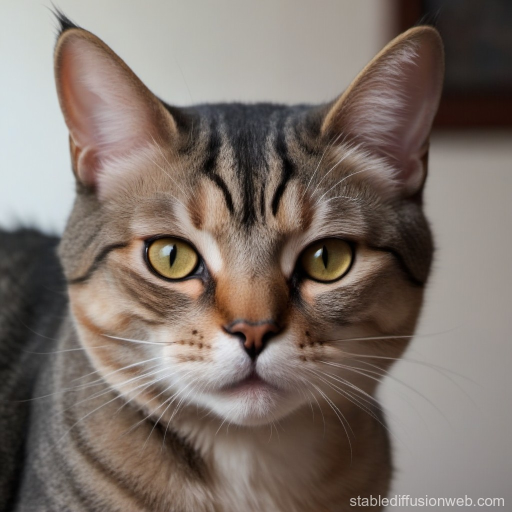
#> input picture Proiect_Tema_1/imagine_color.jpg, 1024 x 1024 px (shown at 1/2 size)
$ jupyter execute --allow-errors ps-tema-01.ipynb
#> lines starting #> are read from the running program, lines starting #| are printed output that depends on the picture; long printed decimals are rounded
# Pachete necesare pentru folosirea acestui Notebook

Vom folosi [scipy](https://scipy.org/), [numpy](https://numpy.org/) și [matplotlib](https://matplotlib.org/).

[cell 1]
import numpy as np
import matplotlib.pyplot as plt
from scipy import misc, ndimage
from scipy.fft import dctn, idctn

# Imaginea cu care lucrăm

Vom folosi o imagine din setul de date oferit implicit de către scipy.

#> (a cell that did not finish here is left out)

# Transformata DCT a unei imagini

Transformata DCT se extinde la mai multe dimensiuni similar cu transformata DFT. Pentru un semnal bidimensional, precum o imagine, DCT-II devine:

$$
Y_{m_1,m_2} = \sum_{n_1=0}^{N_1-1}
              \sum_{n_2=0}^{N_2-1}
              x_{n_1,n_2}
              \cos\left[\frac{\pi}{N_1}m_1
                \left(n_1 + \frac12\right)\right]
              \cos\left[\frac{\pi}{N_2}m_2\left(n_2 + \frac12\right)\right]
$$

* unde $n_1$ și $n_2$ sunt pozițile pixelilor pe orizontală, respectiv, pe verticală
* bin-urile rezultate corespund pozițiilor pixelilor
* spectrul este în continuare simetric și par
* proprietățile transformatei DCT-II sunt respectate și în cazul celei 2D

În Python avem rutina `scipy.fft.dct` pentru 1D și `scipy.fft.dctn` pentru generalizarea la semnale $n$-dimensionale. Dimensiunea este determinată automat după forma semnalului; tipul DCT poate fi specificat prin atributul `type` (implicit II).

#> (a cell that did not finish here is left out)

# Compactarea energiei. Compresie.

Putem profita de proprietatea compresiei energiei prin anularea frecvențelor DCT începând cu *bin*-ul `k` după care aplicăm transformata DCT inversă (similar cu tema anterioară):

[cell 4]
k = 120

#> (the rest of this cell did not finish here and is left out)

# JPEG

Algoritmul de compresie JPEG are patru etape:

1. transformarea imaginii din pixeli RGB în Y'CbCr
2. aplicarea 2D-DCT pe blocuri disincte de 8x8 pixeli din imagine
3. cuantizarea în frecvență cu $Q$ dat de standardul JPEG
4. compresia rezultatului cu coduri Huffman

Unde matricea JPEG de cuantizare $Q$ este:
$$
Q =
\begin{bmatrix}
16 & 11 & 10 & 16 & 24 & 40 & 51 & 61 & \\
12 & 12 & 14 & 19 & 26 & 28 & 60 & 55 & \\
14 & 13 & 16 & 24 & 40 & 57 & 69 & 56 & \\
14 & 17 & 22 & 29 & 51 & 87 & 80 & 62 & \\
18 & 22 & 37 & 56 & 68 & 109 & 103 & 77 & \\
24 & 35 & 55 & 64 & 81 & 104 & 113 & 92 & \\
49 & 64 & 78 & 87 & 103 & 121 & 120 & 101\\
72 & 92 & 95 & 98 & 112 & 100 & 103 & 99\\
\end{bmatrix}
$$

Imaginea noastră de test este monocromă, deci nu necesită pasul 1, dar putem efectua o operație de *down-sampling* în preprocesare precum am prezentat la curs.

[cell 5]
Q_down = 10

#> (the rest of this cell did not finish here and is left out)

Pentru fiecare bloc de $8\times 8$ aplică DCT și cuantizare.

[cell 6]
Q_jpeg = [[16, 11, 10, 16, 24, 40, 51, 61],
          [12, 12, 14, 19, 26, 28, 60, 55],
          [14, 13, 16, 24, 40, 57, 69, 56],
          [14, 17, 22, 29, 51, 87, 80, 62],
          [18, 22, 37, 56, 68, 109, 103, 77],
          [24, 35, 55, 64, 81, 104, 113, 92],
          [49, 64, 78, 87, 103, 121, 120, 101],
          [72, 92, 95, 98, 112, 100, 103, 99]]

# Encoding
#> (the rest of this cell did not finish here and is left out)

# Sarcini

1. [6p] Completați algoritmul JPEG incluzând toate blocurile din imagine.

2. [4p] Extindeți la imagini color (incluzând transformarea din RGB în Y'CbCr).

3. [6p] Extindeți algoritmul pentru compresia imaginii până la un prag MSE impus de utilizator.

4. [4p] Extindeți algoritmul pentru compresie video. Demonstrați pe un clip scurt din care luați fiecare cadru și îl tratați ca pe o imagine.

# REZOLVARI

# EX 1

[cell 7]
import numpy as np
from scipy.fft import dctn, idctn

Q_jpeg = np.array([
 [16,11,10,16,24,40,51,61],
 [12,12,14,19,26,58,60,55],
 [14,13,16,24,40,57,69,56],
 [14,17,22,29,51,87,80,62],
 [18,22,37,56,68,109,103,77],
 [24,35,55,64,81,104,113,92],
 [49,64,78,87,103,121,120,101],
 [72,92,95,98,112,100,103,99]
], dtype=np.float32)

def jpeg_compress_grayscale(img, Q_jpeg=Q_jpeg):
    H, W = img.shape

    # padding
    Hpad = (8 - (H % 8)) % 8
    Wpad = (8 - (W % 8)) % 8
    img_p = np.pad(img, ((0,Hpad),(0,Wpad)), mode='edge').astype(np.float32)

    H2, W2 = img_p.shape
    rec = np.zeros_like(img_p)
    quantized_blocks = []

    for i in range(0, H2, 8):
        for j in range(0, W2, 8):
            block = img_p[i:i+8, j:j+8]
            block_shift = block - 128.0

            C = dctn(block_shift)
            Cq = np.round(C / Q_jpeg)
            quantized_blocks.append(Cq)

            Cdeq = Cq * Q_jpeg
            block_rec = idctn(Cdeq) + 128.0

            block_rec = np.clip(block_rec, 0, 255)
            rec[i:i+8, j:j+8] = block_rec

    rec_cropped = rec[:H, :W].astype(np.uint8)
    return rec_cropped

[cell 8]
import numpy as np
import matplotlib.pyplot as plt
from scipy.datasets import ascent

# Load imaginea de test

#> (the rest of this cell did not finish here and is left out)

# EX 2

[cell 9]
def rgb_to_ycbcr(img_rgb):
    arr = img_rgb.astype(np.float32)
    R = arr[...,0]
    G = arr[...,1]
    B = arr[...,2]
    Y  = 0.299*R + 0.587*G + 0.114*B
    Cb = -0.168736*R - 0.331264*G + 0.5*B + 128.0
    Cr = 0.5*R - 0.418688*G - 0.081312*B + 128.0
    return np.stack([Y, Cb, Cr], axis=-1)

def ycbcr_to_rgb(ycbcr):
    Y = ycbcr[...,0]
    Cb = ycbcr[...,1] - 128.0
    Cr = ycbcr[...,2] - 128.0
    R = Y + 1.402 * Cr
    G = Y - 0.344136 * Cb - 0.714136 * Cr
    B = Y + 1.772 * Cb
    rgb = np.stack([R,G,B], axis=-1)
    rgb = np.clip(rgb, 0, 255).astype(np.uint8)
    return rgb

def subsample_420(component):
    H, W = component.shape
    H2 = (H + 1) // 2
    W2 = (W + 1) // 2
    comp_p = np.pad(component, ((0, H % 2),(0, W % 2)), mode='edge')
    small = comp_p.reshape(H2, 2, W2, 2).mean(axis=(1,3))
    return small

def upsample_420(small, H, W):
    return np.repeat(np.repeat(small, 2, axis=0)[:H, :], 2, axis=1)[:H,:W]

def jpeg_compress_color(img_rgb, Q_Y=Q_jpeg, Q_C=None):
    if Q_C is None:
        Q_C = Q_jpeg * 2

    ycbcr = rgb_to_ycbcr(img_rgb)
    Y = ycbcr[...,0]
    Cb = ycbcr[...,1]
    Cr = ycbcr[...,2]
    H, W, _ = img_rgb.shape

    # Reducere la jumatate pe ambele dimensiuni pentru a economisi spatiu
    Cb_s = subsample_420(Cb)
    Cr_s = subsample_420(Cr)

    # Proceseaza Y la rezolutia originala; proceseaza Cb_s,Cr_s la rezolutie /2
    Y_rec= jpeg_compress_grayscale(Y.astype(np.uint8), Q_jpeg=Q_Y)
    Cb_rec_small = jpeg_compress_chroma(Cb_s, Q_C)
    Cr_rec_small = jpeg_compress_chroma(Cr_s, Q_C)

    Cb_rec = upsample_420(Cb_rec_small.astype(np.float32), H, W)
    Cr_rec = upsample_420(Cr_rec_small.astype(np.float32), H, W)

    rec_ycbcr = np.stack([Y_rec.astype(np.float32), Cb_rec, Cr_rec], axis=-1)
    rec_rgb = ycbcr_to_rgb(rec_ycbcr).astype(np.uint8)
    return rec_rgb

def jpeg_compress_chroma(C, Q):
    H, W = C.shape
    Hpad = (8 - H % 8) % 8
    Wpad = (8 - W % 8) % 8

    Cp = np.pad(C, ((0,Hpad),(0,Wpad)), mode='edge')
    H2, W2 = Cp.shape
    rec = np.zeros_like(Cp)

    for i in range(0, H2, 8):
        for j in range(0, W2, 8):
            block = Cp[i:i+8, j:j+8].astype(np.float32)

            C_dct = dctn(block)
            C_q = np.round(C_dct / Q)
            C_deq = C_q * Q

            block_rec = idctn(C_deq)
            rec[i:i+8, j:j+8] = block_rec

    return rec[:H, :W]

[cell 10]
from PIL import Image
import numpy as np
import matplotlib.pyplot as plt

img = Image.open("imagine_color.jpg")
#> img is the input picture: PIL image 1024x1024 RGB; mean R, G, B 125.3, 113.3, 105.7
img_rgb = np.array(img)

rec_rgb = jpeg_compress_color(img_rgb, Q_Y=Q_jpeg, Q_C=Q_jpeg*2)
#> in rgb_to_ycbcr, `R = arr[...,0]`:
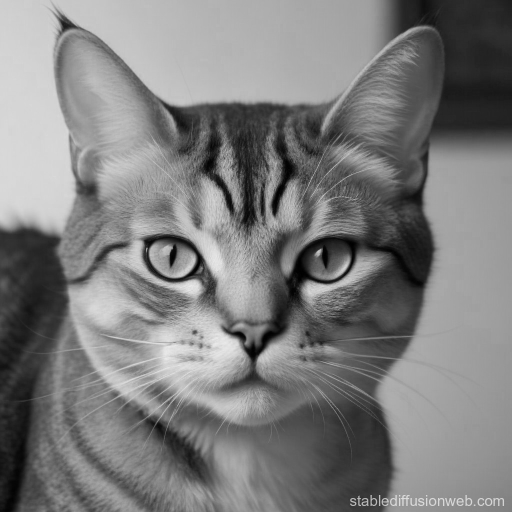
#> R: shape (1024, 1024) float32 (shown at 1/2 size); min 0, max 239, mean 125.3
#> in rgb_to_ycbcr, `G = arr[...,1]`:
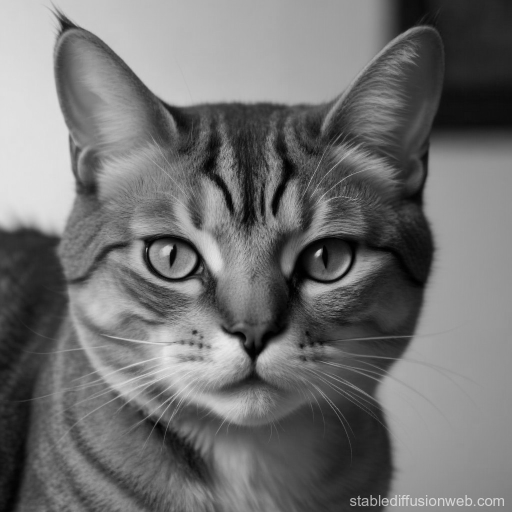
#> G: shape (1024, 1024) float32 (shown at 1/2 size); min 0, max 235, mean 113.3
#> in rgb_to_ycbcr, `B = arr[...,2]`:
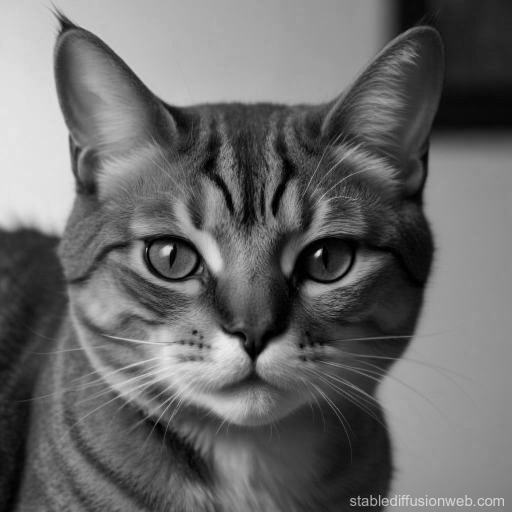
#> B: shape (1024, 1024) float32 (shown at 1/2 size); min 0, max 236, mean 105.7
#> in rgb_to_ycbcr, `return np.stack([Y, Cb, Cr], axis=-1)`:
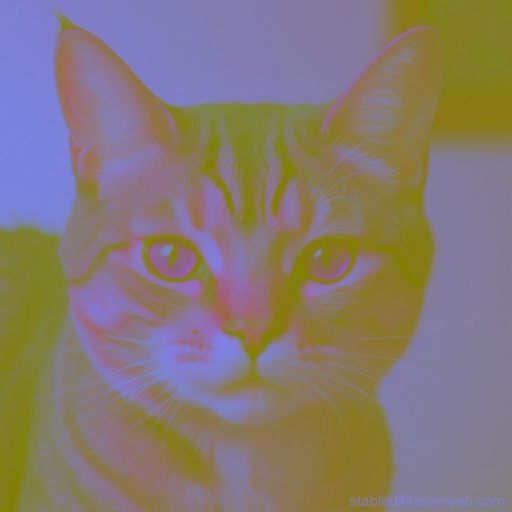
#> returned value: shape (1024, 1024, 3) float32 (shown at 1/2 size); mean of channels 0, 1, 2 116, 122.4, 134.3; drawn as B, G, R
#> in subsample_420, `small = comp_p.reshape(H2, 2, W2, 2).mean(axis=(1,3))`:
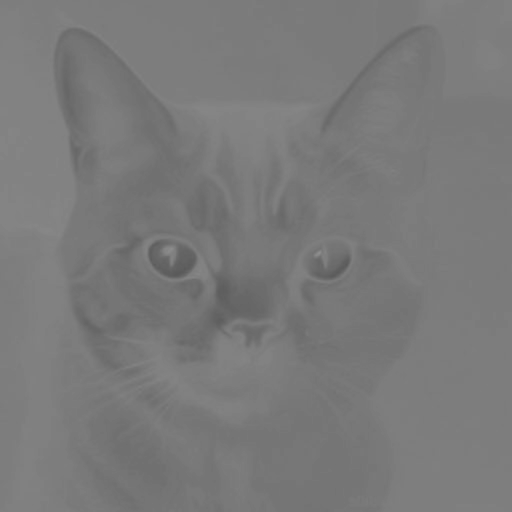
#> small: shape (512, 512) float32; min 90.07, max 142.3, mean 122.2
#> in subsample_420 (call 2), `small = comp_p.reshape(H2, 2, W2, 2).mean(axis=(1,3))`:
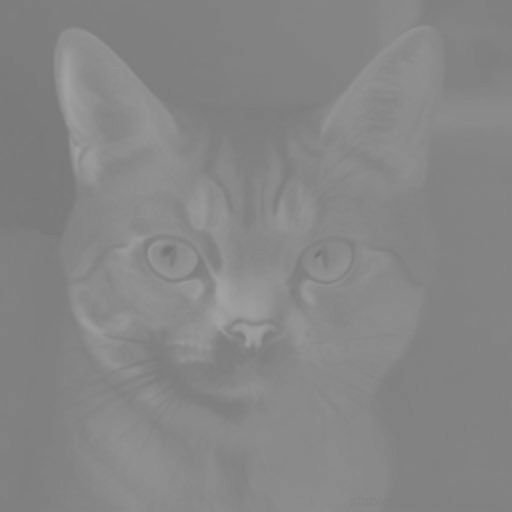
#> small: shape (512, 512) float32; min 115.2, max 163.5, mean 134.6
#> after the loop in jpeg_compress_grayscale, `for i in range(0, H2, 8):`: quantized_blocks = 16384 items
#> in jpeg_compress_color, `rec_ycbcr = np.stack([Y_rec.astype(np.float32), Cb_rec, Cr_rec], axis=..`:
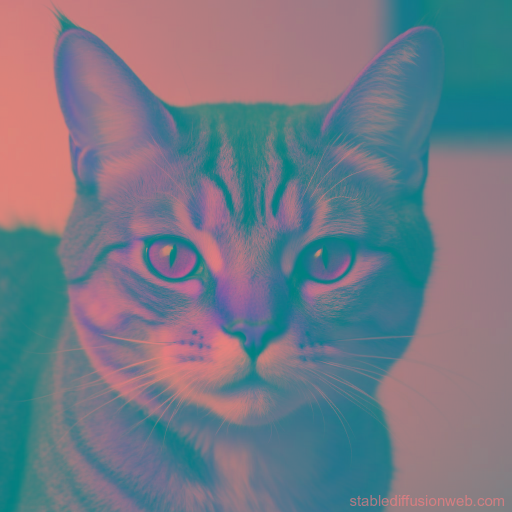
#> rec_ycbcr: shape (1024, 1024, 3) float32 (shown at 1/2 size); mean R, G, B 115.1, 122.5, 134.3
#> in ycbcr_to_rgb, `Cb = ycbcr[...,1] - 128.0`:
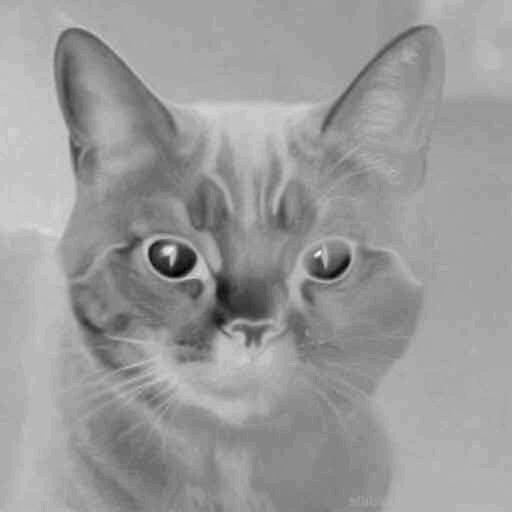
#> Cb: shape (1024, 1024) float32 (shown at 1/2 size); min -38.07, max 14.93, mean -5.83; drawn with min black and max white
#> in ycbcr_to_rgb, `Cr = ycbcr[...,2] - 128.0`:
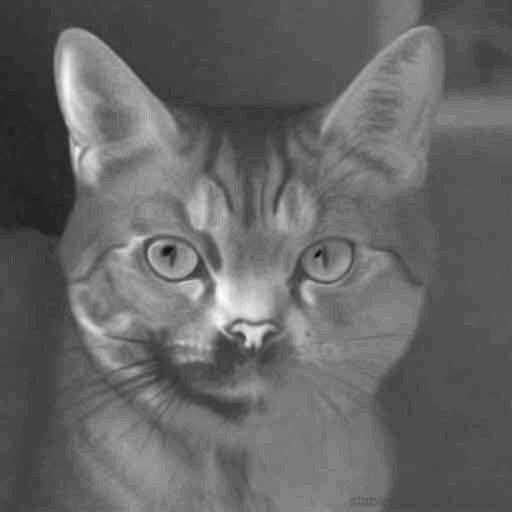
#> Cr: shape (1024, 1024) float32 (shown at 1/2 size); min -12.92, max 35.63, mean 6.6; drawn with min black and max white
#> in ycbcr_to_rgb, `rgb = np.stack([R,G,B], axis=-1)`:
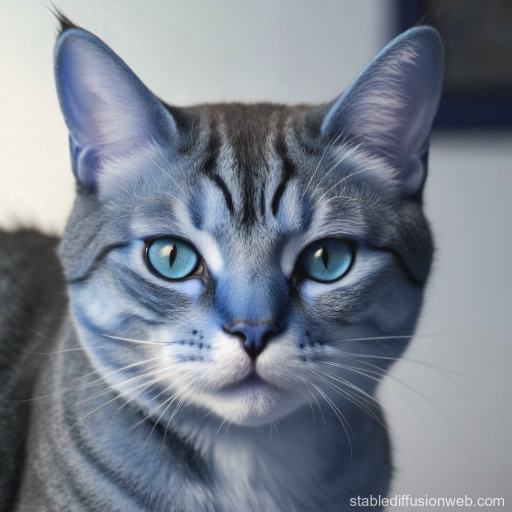
#> rgb: shape (1024, 1024, 3) float32 (shown at 1/2 size); mean of channels 0, 1, 2 124.3, 112.4, 104.8; drawn with min black and max white

plt.figure(figsize=(12,5))

plt.subplot(1,2,1)
plt.title("Original RGB")
plt.imshow(img_rgb)
plt.axis('off')

plt.subplot(1,2,2)
plt.title("Reconstruit RGB")
plt.imshow(rec_rgb)
plt.axis('off')

plt.show()

# Calcul MSE
mse_val = np.mean((img_rgb - rec_rgb)**2)
#> mse_val = 2.76
print("MSE reconstruit:", mse_val)
#| MSE reconstruit: 2.761

# EX 3
Folosesc cautare binara pentru a gasi un factor de scalare a matricei de cuantizare astfel incat imaginea reconstruita sa aiba MSE <= target_mse;

[cell 11]
def mse(img1, img2):
    return np.mean((img1 - img2)**2)

def compress_to_mse_color(img_rgb, target_mse, max_iter=30):
    lo, hi = 0.1, 10.0
    best_rec = None
    best_scale = None
    best_mse = np.inf

    for _ in range(max_iter):
        mid = (lo + hi) / 2.0
        QY = Q_jpeg * mid
        QC = Q_jpeg * mid * 2.0
        rec = jpeg_compress_color(img_rgb, Q_Y=QY, Q_C=QC)
        curr_mse = mse(img_rgb, rec)

        if curr_mse < best_mse:
            best_mse = curr_mse
            best_rec = rec.copy()
            best_scale = mid

        if curr_mse <= target_mse:
            lo = mid
        else:
            hi = mid

        if hi - lo < 1e-3:
            break

    return best_rec, best_scale

[cell 12]
import numpy as np
import matplotlib.pyplot as plt

img = Image.open("imagine_color.jpg")
img_rgb = np.array(img)

target_mse = 100

rec_rgb, best_scale = compress_to_mse_color(img_rgb, target_mse)
#> the loop in compress_to_mse_color, `for _ in range(max_iter):` made 14 passes
#> (curr_mse, best_mse) on pass 1: (4.87, 4.87)
#> curr_mse on passes 2 to 7: 8.36, 9.07, 9.5, 9.7, 9.74, 9.88
#> after the loop in compress_to_mse_color, `for _ in range(max_iter):`: best_mse = 4.87; best_scale = 5.05
#> best_scale = 5.05

print("Factorul de scalare al cuantizarii:", best_scale)
#| Factorul de scalare al cuantizarii: 5.05

plt.figure(figsize=(12,5))

plt.subplot(1,2,1)
plt.title("Imagine originala")
plt.imshow(img_rgb)

plt.subplot(1,2,2)
plt.title("Imagine reconstruita")
plt.imshow(rec_rgb)

plt.show()

real_mse = mse(img_rgb, rec_rgb)
#> real_mse = 4.87
print("MSE:", real_mse)
#| MSE: 4.869
